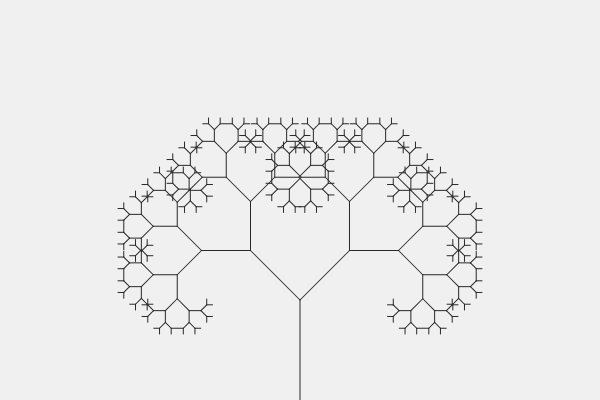
Frame 1 (no input)
Frame 60 (no input): identical to frame 1, image omitted
Frame 120 (the mouse pressed at the canvas centre since frame 60): identical to frame 1, image omitted

The p5.js sketch that drew this single still picture (run headless with seeded random() and noise() and a simulated clock; from frame 60 on, the mouse is pressed at the canvas centre):

// p5.js sketch
// ── sketch.js
function setup() { 
  createCanvas(600, 400); 
} 
function draw() { 
  background(240); 
  stroke(40); 
  translate(width/2, height); 
  rama(100); 

}

function rama(len) { 
  line(0, 0, 0, -len); 
  translate(0, -len); 
  if (len > 8) { 
    push();
    rotate(PI/4); 
    rama(len * 0.7); 
    pop(); push(); 
    rotate(-PI/4); 
    rama(len * 0.7); 
    pop(); } 
}
